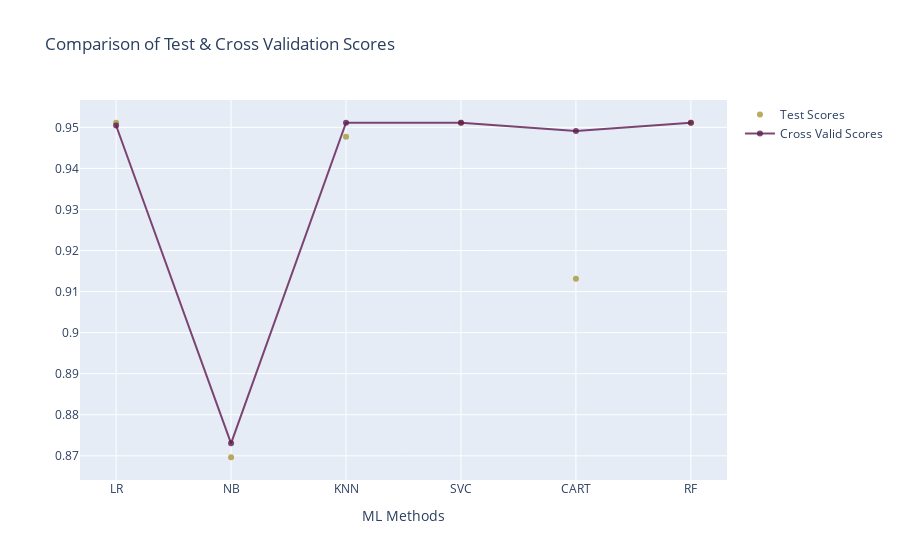

Notebook cell for this chart:
### Code cell
modeller_name=['LR','NB','KNN','SVC','CART','RF']
model_Test=[testscore_lr,testscore_nb,testscore_knn,testscore_svm,testscore_cart,testscore_rf]
model_Cross=[crosscore_lr,crosscore_nb,crosscore_knn,crosscore_svm,crosscore_cart,crosscore_rf]

#creating line1
line1= go.Scatter(
    x = modeller_name, # x axis
    y = model_Test, # y axis
    mode = "markers", #type of plot
    name = "Test Scores", # name of the plots
    marker = dict(color = 'rgba(167,150,55,0.8)'), #color + opacity
    text = modeller_name # hover text
)

#creating line2
line2= go.Scatter(
    x = modeller_name,
    y = model_Cross,
    mode = 'lines+markers',
    name = "Cross Valid Scores",
    marker = dict(color = 'rgba(95,26,80,0.8)'),
    text = modeller_name
)

data = [line1,line2]

layout= dict(title= 'Comparison of Test & Cross Validation Scores',              
             xaxis= dict(title= 'ML Methods',ticklen= 5,zeroline= False)
)
fig = dict(data = data, layout = layout)
iplot(fig)

### Figure 1 — Plotly figure (JSON) as saved in the notebook; plotly's stock layout.template omitted (floating-point values rounded to 4 significant figures)
{"data": [{"marker": {"color": "rgba(167,150,55,0.8)"}, "mode": "markers", "name": "Test Scores", "text": ["LR", "NB", "KNN", "SVC", "CART", "RF"], "type": "scatter", "x": ["LR", "NB", "KNN", "SVC", "CART", "RF"], "y": [0.9511, 0.8697, 0.9477, 0.9511, 0.9131, 0.9511]}, {"marker": {"color": "rgba(95,26,80,0.8)"}, "mode": "lines+markers", "name": "Cross Valid Scores", "text": ["LR", "NB", "KNN", "SVC", "CART", "RF"], "type": "scatter", "x": ["LR", "NB", "KNN", "SVC", "CART", "RF"], "y": [0.9505, 0.873, 0.9511, 0.9511, 0.9491, 0.9511]}], "layout": {"title": {"text": "Comparison of Test & Cross Validation Scores"}, "xaxis": {"ticklen": 5, "title": {"text": "ML Methods"}, "zeroline": false}}}
